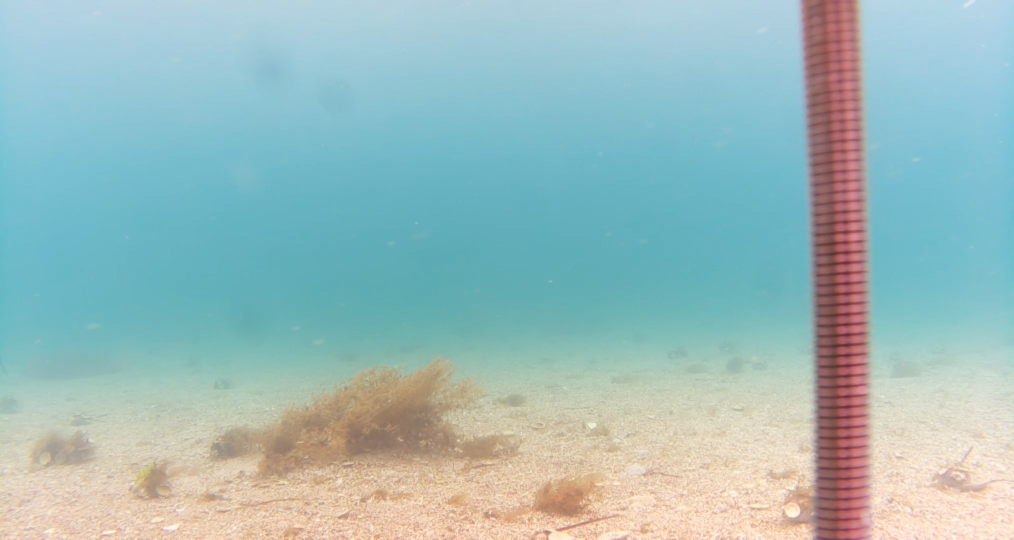
#> input picture captures/jj.jpg, 2028 x 1080 px (shown at 1/2 size)
$ python -i app_model.py   (imports and definitions only)   (older library calls are emulated)
#> lines starting #> are read from the running program, lines starting #| are printed output that depends on the picture
#> further down, picture is the input picture: shape (1080, 2028, 3); mean B, G, R 187.5, 187.3, 155.2
"""
MODEL - Gestion des données de l'application KOSMOS (ADAPTÉ)
Import depuis structure de dossiers numérotés (0113, 0114, etc.)
Architecture MVC - Couche Modèle
"""
import os
import json
import csv
import cv2
import math
import numpy as np
import matplotlib.pyplot as plt
from pathlib import Path
from typing import List, Dict, Optional
from datetime import datetime

# Labels pour l'affichage des métadonnées
METADATA_COMMUNES_LABELS = {
    'system_camera': 'Caméra',
    'system_model': 'Modèle',
    'system_system': 'Système',
    'system_version': 'Version',
    'campaign_zoneDict_campaign': 'Campagne',
    'campaign_zoneDict_zone': 'Zone',
    'campaign_zoneDict_locality': 'Localité',
    'campaign_zoneDict_protection': 'Protection',
    'campaign_dateDict_date': 'Date',
    'campaign_deploiementDict_boat': 'Bateau',
    'campaign_deploiementDict_pilot': 'Pilote',
    'campaign_deploiementDict_crew': 'Équipage',
    'campaign_deploiementDict_partners': 'Partenaires'
}

METADATA_PROPRES_LABELS = {
    # GPS
    'latitude': 'Latitude (°)',
    'longitude': 'Longitude (°)',
    'site': 'Site',
    # Météo Air
    'tempAir': 'Temp. Air (°C)',
    'wind': 'Vent (km/h)',
    'sky': 'Ciel',
    'atmPress': 'Pression (hPa)',
    'direction': 'Dir. Vent',
    # Météo Mer
    'seaState': 'État Mer',
    'swell': 'Houle (m)',
    # Astro
    'coefficient': 'Coeff. Marée',
    'moon': 'Phase Lune',
    'tide': 'Marée',
    # CTD
    'depth': 'Prof. (m)',
    'salinity': 'Salinité (PSU)',
    'temperature': 'Temp. Eau (°C)',
    # Heure
    'HMSOS': 'Heure Début',
    'hour': 'Heure (h)',
    'minute': 'Minute (m)',
    'second': 'Seconde (s)',
    'ymdOS': 'Date (YMD)',
    # Station
    'codestation': 'Code Station',
    'increment': 'Incrément',
    # Analyse
    'exploitability': 'Exploitabilité',
    'fauna': 'Faune',
    'habitat': 'Habitat',
    'visibility': 'Visibilité'
}


class Video:
    """
    Classe représentant une vidéo avec ses métadonnées
    """
    # [336 lines left out: functions __init__, get_formatted_metadata_communes, get_formatted_metadata_propres, to_dict, from_dict, charger_metadonnees_propres_json and 4 more, not called in this run]


class Campagne:
    """
    Classe représentant une campagne (étude) avec ses vidéos
    """
    # [24 lines left out: functions __init__, ajouter_video, supprimer_video, obtenir_video, not called in this run]

    def obtenir_videos_conservees(self) -> List[Video]:
        """Retourne uniquement les vidéos conservées"""
        return [v for v in self.videos if v.est_conservee]

    def obtenir_videos_a_supprimer(self) -> List[Video]:
        """Retourne les vidéos marquées pour suppression"""
        return [v for v in self.videos if not v.est_conservee]

    # [53 lines left out: functions to_dict, from_dict, sauvegarder, charger, not called in this run]


class ApplicationModel:
    """
    Modèle principal unique de l'application KOSMOS
    """
    # [542 lines left out: functions __init__, creer_campagne, ouvrir_campagne, sauvegarder_campagne, fermer_campagne, supprimer_fichier_video and 14 more, not called in this run]


# Test du modèle
# [58 lines not run here, left out]


##############################################
## Scripts généraux
##############################################


# [278 lines left out: functions Float2BGR, BGR2Float, AnalyseHisto, PlotHistogram, process_image_HE, DarkChannel and 15 more, not called in this run]


##############################################
## Filtres rapides (Vectorisés)
##############################################


class UnderwaterFilters:
    """
    Collection de filtres rapides (vectorisés) pour améliorer des images sous-marines.
    Les méthodes opèrent sur des frames BGR (numpy.ndarray uint8).
    """

    # [22 lines left out: functions correct_blue_dominance, apply_gamma, not called in this run]

    @staticmethod
    def enhance_contrast(frame: np.ndarray, clip_limit: float = 2.0, tile_grid: tuple[int, int] = (8, 8)) -> np.ndarray:
        """
        Améliore le contraste local via CLAHE sur la luminance (Y dans YCrCb).
        """
#> called with clip_limit = 2, tile_grid = (8, 8)
        ycrcb = cv2.cvtColor(frame, cv2.COLOR_BGR2YCrCb)
#> ycrcb: shape (1080, 2028, 3); mean of channels 0, 1, 2 177.7, 112, 133.5
        y, cr, cb = cv2.split(ycrcb)
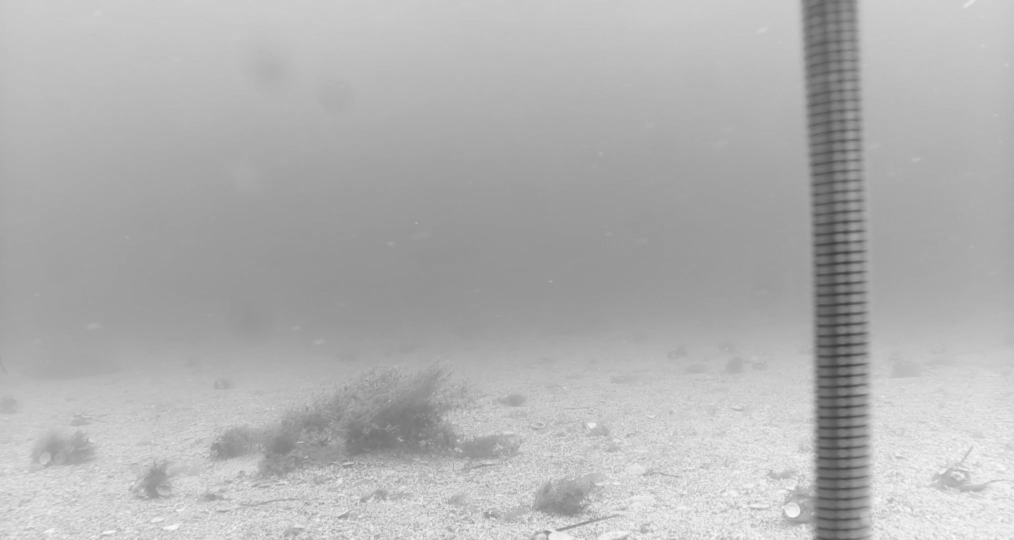
#> y: shape (1080, 2028) (shown at 1/2 size); min 60, max 252, mean 177.7
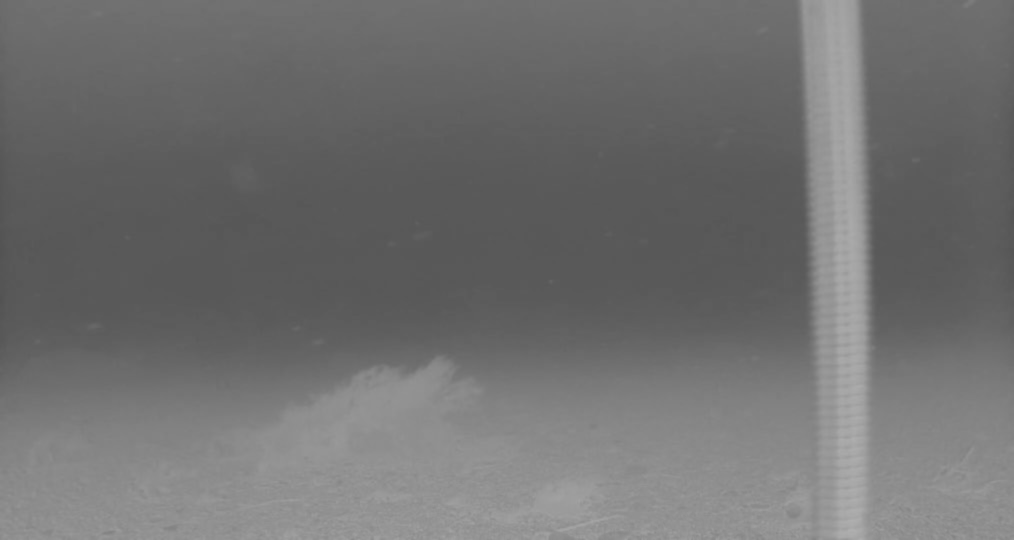
#> cr: shape (1080, 2028) (shown at 1/2 size); min 82, max 176, mean 112
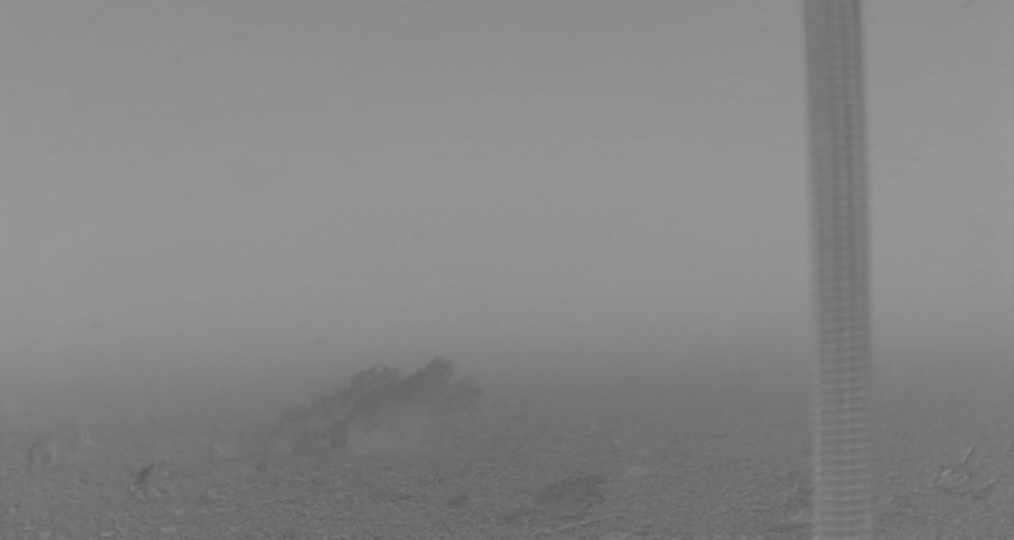
#> cb: shape (1080, 2028) (shown at 1/2 size); min 87, max 151, mean 133.5
        clahe = cv2.createCLAHE(clipLimit=clip_limit, tileGridSize=tile_grid)
        y = clahe.apply(y)
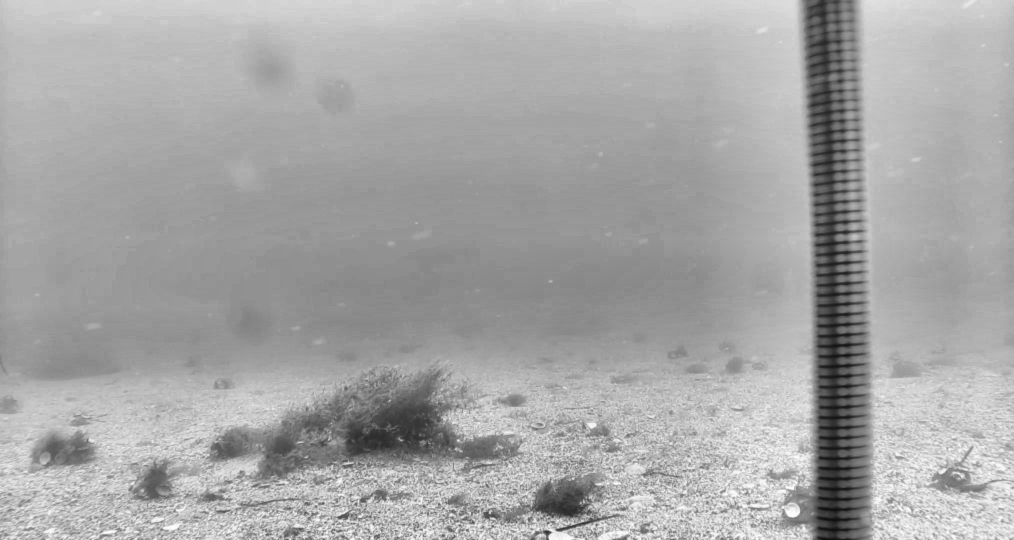
#> y: shape (1080, 2028) (shown at 1/2 size); min 12, max 253, mean 166.8
        merged = cv2.merge((y, cr, cb))
#> merged: shape (1080, 2028, 3); mean of channels 0, 1, 2 166.8, 112, 133.5
        return cv2.cvtColor(merged, cv2.COLOR_YCrCb2BGR)
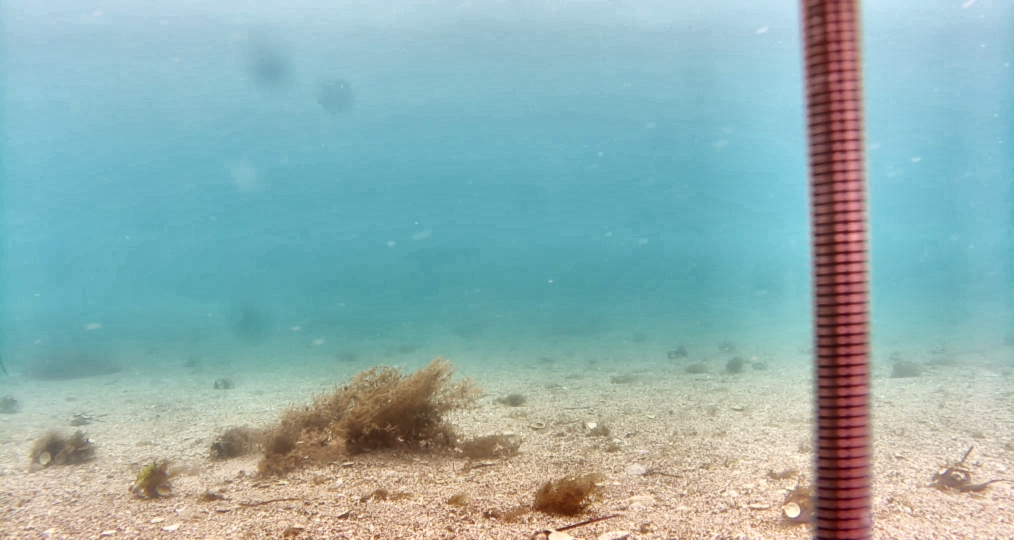
#> returned value: shape (1080, 2028, 3) (shown at 1/2 size); mean B, G, R 176.6, 176.4, 144.3

    # [64 lines left out: functions denoise, sharpen, apply_contrast_brightness, apply_saturation, apply_hue, apply_temperature and 1 more, not called in this run]

>>> import cv2
>>> picture = cv2.imread('../captures/jj.jpg')
>>> result = UnderwaterFilters().enhance_contrast(picture)
